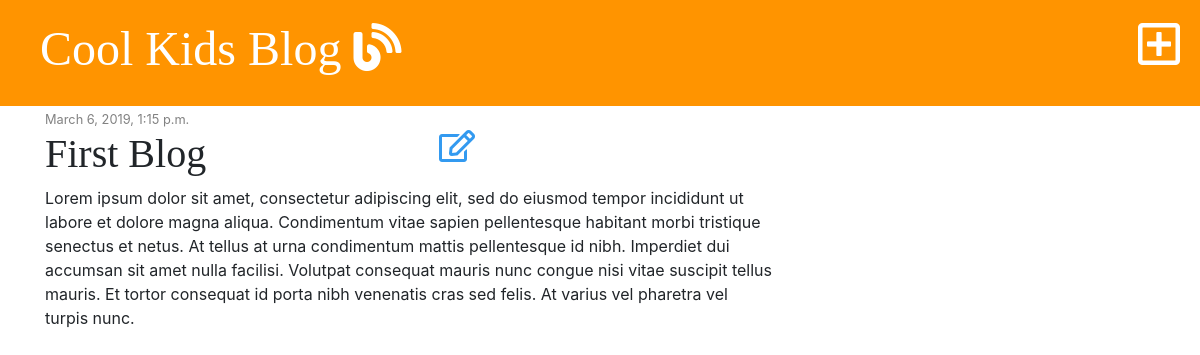
/post/1/, run on an earlier commit of the app's database.
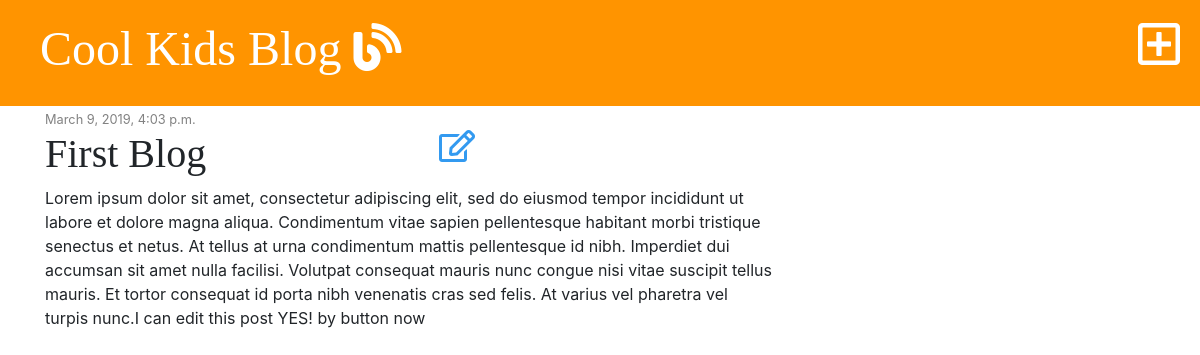
And on a later commit of the database.
### blog/models.py (models this page shows, shortened)
class Post(models.Model):
    author = models.ForeignKey('auth.User', on_delete=models.CASCADE)
    title = models.CharField(max_length=200)
    text = models.TextField()
    created_date = models.DateTimeField(default=timezone.now)
    published_date = models.DateTimeField(blank=True, null=True)

### blog/views.py (the view)
# urls.py: path('post/<int:pk>/', views.post_detail, name='post_detail'),
def post_detail(request, pk):
    post = get_object_or_404(Post, pk=pk)
    stuff_for_frontend = {'post' : post}
    return render(request, 'blog/post_detail.html', stuff_for_frontend)

### blog/templates/blog/post_detail.html
{% extends 'blog/base.html' %}
{% block content %}
    <div class="post">
        {% if post.published_date %}
            <div class="date">
                <small>{{ post.published_date }}</small>
            </div>
        {% endif %}
          <a href="{% url 'post_edit' pk=post.pk %}"><i class="far fa-edit fa-2x" style="color: #339af0; float:right; padding-right:300px;"></i></a>
        <h1>{{ post.title }}</h1>
        <p>{{ post.text|linebreaksbr }}</p>
    </div>
{% endblock %}

### blog/templates/blog/base.html (shortened to what this page needs)
{% load staticfiles %}
<!DOCTYPE html>
<html lang="en" dir="ltr">
  <head>
    <link rel="stylesheet" href="{% static 'css/blog.css' %}">
    <link rel="stylesheet" href="https://stackpath.bootstrapcdn.com/bootstrap/4.3.1/css/bootstrap.min.css">
    <link rel="stylesheet" href="https://use.fontawesome.com/releases/v5.7.2/css/all.css">
  </head>
  <body>
    <div class="page-header">
        <h1><a href="/">Cool Kids Blog </a><i class="fas fa-blog"></i>
          <a href="{% url 'post_new' %}"<i class="far fa-plus-square" style="float: right"></i></a>
        </h1>
    </div>
    <div class="content container">
      <div class="row">
          <div class="col-md-8">
              {% block content %}
              {% endblock %}
          </div>
      </div>
    </div>
  </body>
</html>

### blog/static/css/blog.css (style rules this page uses)
.page-header { background-color: #ff9400 ; margin-top: 0; padding : 20px 20px 20px 40px ; }
.page-header h1, .page-header a { color: #ffffff ; font-size: 36pt; text-decoration: none; }
.content { margin-left: 40px; }
h1, h2, h3, h4 { font-family: 'Tangerine', 'Inconsolata' , 'Droid Sans', serif; font-size: 48px; }
.date { color: #828282; }
.post { margin-bottom: 70px; }

What changed in the data, as far as the page shows it:
changed Post "First Blog": published_date "March 6, 2019, 1:15 p.m." → "March 9, 2019, 4:03 p.m."; text "…vel pharetra vel turpis nunc." → "…vel pharetra vel turpis nunc.I can edit this post YES! by button now"
